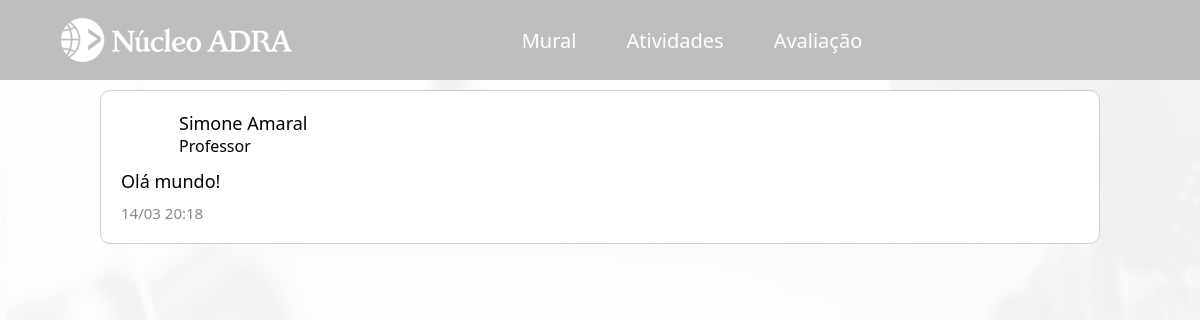
Screenshot of /portal/aluno/post.php?p=93&c=4&i=6&t=3 (signed in) with the database file from the repository.
### tables this page shows
CREATE TABLE IF NOT EXISTS `post` (
  `id` int NOT NULL AUTO_INCREMENT,
  `aluno_id` int NOT NULL,
  `nome` varchar(45) DEFAULT NULL,
  `sobrenome` varchar(30) NOT NULL,
  `cargo` varchar(45) DEFAULT NULL,
  `conteudo` text,
  `anexo` text,
  `horario` varchar(25) DEFAULT NULL,
  `turma` int NOT NULL,
  `imagem` text,
  PRIMARY KEY (`id`)
);

### portal/aluno/post.php (the view, shortened to what this page needs)
<?php
    require_once "../../util/config.php";
    $idCurso = $_GET['c'];
    $idAluno = $_GET['i'];
    $idPost = $_GET['p'];
    $sql = "SELECT * FROM post";
    $result = mysqli_query($link, $sql);
    while($row = mysqli_fetch_array($result)){
        if($row['id'] == $idPost){
            $nomePost = $row['nome'];
            $sobrenomePost = $row['sobrenome'];
            $cargoPost = $row['cargo'];
            $conteudoPost = $row['conteudo'];
            $horarioPost = $row['horario'];
        }
    }
?>
<!DOCTYPE html>
<html lang="en">
<head>
    <link rel="stylesheet" href="../../css/mural.css">
</head>
<body>
<header>
        <main>
            <div class="cabecalho-conteudo">
                <a href="curso.php?i=<?php echo $idAluno; ?>">
                <div id="logo" class="opcoes-nav">
                    <img src="../imagens/nucleo-adra-branco-232x48.png" alt="logo-adra">
                </div>
                </a>
                <div class="opcoes-nav">
                <a href="mural.php?c=<?php echo $idCurso ?>&i=<?php echo $idAluno; ?>">
                    <div class="opcao-nav">
                        <div class="mural-texto">
                            Mural
                        </div>
                    </div>
                </a>
                <a href="atividade.php?c=<?php echo $idCurso ?>&i=<?php echo $idAluno; ?>">
                <div class="opcao-nav">
                    <div class="atividades">
                        Atividades
                    </div>
                </div>
                </a>
                <a href="avaliacao.php?c=<?php echo $idCurso ?>&i=<?php echo $idAluno; ?>">
                    <div class="opcao-nav">
                        <div class="notas-texto">
                            Avaliação
                        </div>
                    </div>
                </a>
                </div>
                <a href="usuario.php?i=<?php echo $idAluno; ?>">
                    <div id="perfil" class="opcoes-nav">
                    </div>
                </a>
            </div>
        </main>
    </header>
    <div class="container">
        <div class="container-geral">
    <div class="post">
        <div class="post-alinhamento">
            <div class="cabecalho">
                <div class="foto-aluno">
                    <img src="../../imagens/perfil-branco.png" alt="">
                </div>
                <div class="container-nome">
                    <div class="nome-aluno">
                        <?php echo $nomePost ?>
                        <?php echo $sobrenomePost ?>
                    </div>
                    <div class="tipo-aluno">
                    <?php echo $cargoPost ?>
                    </div>
                </div>
            </div>
            <div class="conteudo-post">
                <p><?php echo $conteudoPost ?></p>
            </div>
            <div class="data">
                <?php echo $horarioPost ?>
            </div>
        </div>
        </div>
        </div>
    </div>
</body>

### css/mural.css (style rules this page uses)
* { padding: 0; margin: 0; box-sizing: border-box; font-family:'Segoe UI', Tahoma, Geneva, Verdana, sans-serif; }
body { background: url("../imagens/Professor-icone-branco.png") no-repeat center center fixed; background-size: cover; -webkit-background-size: cover; -moz-background-size: cover; -o-background-size: cover; }
header { height: 10vh; background-color: #bebebe; display: flex; align-items: center; justify-content: center; }
main div { color: white; font-size: 20px; display: flex; justify-content: space-between; align-items: center; }
.cabecalho-conteudo { margin: 0 auto; padding: 0; display: flex; width: 90vw; height: 48px; justify-content: space-between; align-items: center; }
.opcoes-nav { display: flex; gap: 50px; height: 10vh; }
.opcao-nav { height: 10vh; }
main a { text-decoration: none; }
#logo { cursor: pointer; }
#perfil { display: flex; align-items: center; justify-content: center; cursor: pointer; overflow: hidden; width: 48px; height: 48px; border-radius: 100%; }
.container { display: flex; flex-direction: column; align-items: center; }
.container-geral { width: 1000px; }
p { margin: 10px 0; font-size: 18px; }
.post { margin: 10px 0; background-color: white; border: 1px solid rgb(206, 206, 206); padding: 20px; border-radius: 10px; width: 1000px; }
.foto-aluno { width: 48px; height: 48px; display: flex; align-items: center; justify-content: center; }
.foto-aluno img { border-radius: 50px; width: 48px; height: 48px; }
.nome-aluno { font-size: 18px; font-weight: 500; color: #000000; }
.conteudo-post { word-wrap: break-word; margin: 10px 0; }
.data { color:#8a8989; font-size: 15px;; }
.container-nome { width: 870px; }
.cabecalho { display: flex; gap: 10px; }

### rows the page displays
post: nome "Simone", sobrenome "Amaral", cargo "Professor", conteudo "Olá mundo!", horario "14/03 20:18"
